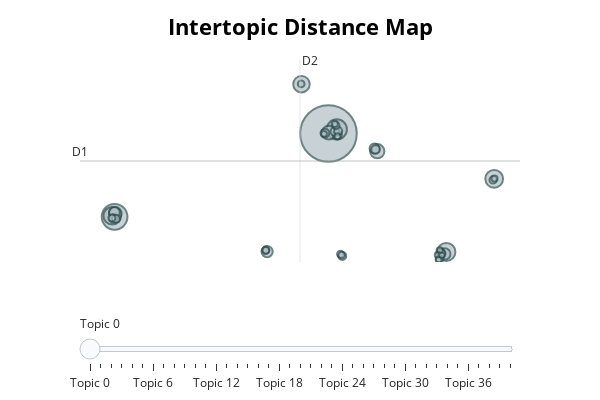

The notebook cell this image was saved under:
### Markdown cell above
## BERTopic: Visualize Topics

### Code cell
#| fig-align: center
fig = topic_model.visualize_topics()
fig.update_layout(width=600, height=400)
fig.show()

### Figure 1 — Plotly figure (JSON) as saved in the notebook; plotly's stock layout.template omitted (floating-point values rounded to 4 significant figures)
{"data": [{"customdata": [[0, "he | the | in | to | that", 911], [1, "the | to | of | space | and", 188], [2, "for | and | data | ftp | available", 115], [3, "the | points | den | is | of", 93], [4, "3d | for | graphics | to | you", 90], [5, "the | sky | of | to | that", 88], [6, "hello | why |  |  | ", 77], [7, "xv | bit | colour | is | it", 58], [8, "you | your | my | that | fred", 54], [9, "hst | reboost | the | mission | to", 46], [10, "oort | cloud | the | grbs | distribution", 36], [11, "conference | int | nok | opcols | oprows", 36], [12, "oxygen | the | to | of | in", 33], [13, "card | vesa | genoa | drivers | driver", 28], [14, "propulsion | space | of | and | fusion", 23], [15, "question | 42 | tea | number | answer", 22], [16, "group | groups | newsgroup | aspects | liefting", 22], [17, "mode | vesa | modes | vga | memory", 21], [18, "gif | format | files | program | converts", 21], [19, "that | was | and | but | upgrade", 20], [20, "venus | space | the | of | and", 19], [21, "spacecraft | command | noop | hga | timer", 18], [22, "menu | pressing | bits | program | image", 18], [23, "sail | solar | pluto | mission | to", 18], [24, "dxf | iff | format | iges | autocad", 16], [25, "constant | mass | km | velocity | radius", 15], [26, "phigs | graphics | visualization | computer | will", 15], [27, "hacker | hackers | who | ethic | to", 14], [28, "space | astronaut | and | nasa | candidates", 14], [29, "software | process | level | shuttle | wingert", 13], [30, "probe | april | the | spacecraft | was", 13], [31, "why | of |  |  | ", 13], [32, "gehrels | comet | spherical | and | for", 13], [33, "wings | aircraft | supersonic | pat | sweep", 11], [34, "cview | temp | file | it | floppy", 11], [35, "tiff | complexity | spec | that | to", 11], [36, "food | taste | transmutations | biological | sticks", 11], [37, "accessbus | protocol | to | list | devices", 11], [38, "corel | trace | tracing | ive | streamline", 10], [39, "format | formats | standards | mpeg | ccmail", 10], [40, "circumference | wk | grows | 18084tmibmclmsuedu | mcwilliams", 10]], "hovertemplate": "<b>Topic %{customdata[0]}</b><br>%{customdata[1]}<br>Size: %{customdata[2]}", "legendgroup": "", "marker": {"color": "#B0BEC5", "line": {"color": "DarkSlateGrey", "width": 2}, "size": [911, 188, 115, 93, 90, 88, 77, 58, 54, 46, 36, 36, 33, 28, 23, 22, 22, 21, 21, 20, 19, 18, 18, 18, 16, 15, 15, 14, 14, 13, 13, 13, 13, 11, 11, 11, 11, 11, 10, 10, 10], "sizemode": "area", "sizeref": 0.5694, "symbol": "circle"}, "mode": "markers", "name": "", "orientation": "v", "showlegend": false, "type": "scatter", "x": [0.4976, -27.04, 1.575, 15.68, 21.84, -27.34, -2.979, 6.784, 0.5396, -26.95, -7.401, 15.49, -27.06, 6.431, 1.641, 0.04509, 1.334, 6.564, 14.94, -27.19, 1.745, 2.281, 15.06, -26.87, 14.82, -7.581, 21.7, -27.39, 1.475, 2.042, 2.196, -3.014, -7.563, 1.31, 14.84, 14.59, 1.651, 21.88, 15.08, 14.69, -0.08017], "xaxis": "x", "y": [13.94, 3.39, 14.46, -1.054, 8.199, 3.531, 20.18, 11.7, 14.04, 3.823, -1.011, -1.312, 3.961, 12.05, 13.77, 13.99, 14.17, 11.92, -1.175, 3.174, 14.25, -1.556, -1.251, 3.147, -1.927, -0.8314, 8.056, 3.241, 14.94, -1.318, -1.472, 20.21, -0.8491, 15.15, -0.8524, -1.442, 13.58, 8.241, -1.485, -2.024, 13.9], "yaxis": "y"}], "layout": {"annotations": [{"showarrow": false, "text": "D1", "x": -31.5, "y": 10.46, "yshift": 10}, {"showarrow": false, "text": "D2", "x": -3.167, "xshift": 10, "y": 23.25}], "height": 400, "hoverlabel": {"bgcolor": "white", "font": {"family": "Rockwell", "size": 16}}, "legend": {"itemsizing": "constant", "tracegroupgap": 0}, "margin": {"t": 60}, "shapes": [{"line": {"color": "#CFD8DC", "width": 2}, "type": "line", "x0": -3.167, "x1": -3.167, "y0": -2.328, "y1": 23.25}, {"line": {"color": "#9E9E9E", "width": 2}, "type": "line", "x0": -31.5, "x1": 25.16, "y0": 10.46, "y1": 10.46}], "sliders": [{"active": 0, "pad": {"t": 50}, "steps": [{"args": [{"marker.color": [["red", "#B0BEC5", "#B0BEC5", "#B0BEC5", "#B0BEC5", "#B0BEC5", "#B0BEC5", "#B0BEC5", "#B0BEC5", "#B0BEC5", "#B0BEC5", "#B0BEC5", "#B0BEC5", "#B0BEC5", "#B0BEC5", "#B0BEC5", "#B0BEC5", "#B0BEC5", "#B0BEC5", "#B0BEC5", "#B0BEC5", "#B0BEC5", "#B0BEC5", "#B0BEC5", "#B0BEC5", "#B0BEC5", "#B0BEC5", "#B0BEC5", "#B0BEC5", "#B0BEC5", "#B0BEC5", "#B0BEC5", "#B0BEC5", "#B0BEC5", "#B0BEC5", "#B0BEC5", "#B0BEC5", "#B0BEC5", "#B0BEC5", "#B0BEC5", "#B0BEC5"]]}], "label": "Topic 0", "method": "update"}, {"args": [{"marker.color": [["#B0BEC5", "red", "#B0BEC5", "#B0BEC5", "#B0BEC5", "#B0BEC5", "#B0BEC5", "#B0BEC5", "#B0BEC5", "#B0BEC5", "#B0BEC5", "#B0BEC5", "#B0BEC5", "#B0BEC5", "#B0BEC5", "#B0BEC5", "#B0BEC5", "#B0BEC5", "#B0BEC5", "#B0BEC5", "#B0BEC5", "#B0BEC5", "#B0BEC5", "#B0BEC5", "#B0BEC5", "#B0BEC5", "#B0BEC5", "#B0BEC5", "#B0BEC5", "#B0BEC5", "#B0BEC5", "#B0BEC5", "#B0BEC5", "#B0BEC5", "#B0BEC5", "#B0BEC5", "#B0BEC5", "#B0BEC5", "#B0BEC5", "#B0BEC5", "#B0BEC5"]]}], "label": "Topic 1", "method": "update"}, {"args": [{"marker.color": [["#B0BEC5", "#B0BEC5", "red", "#B0BEC5", "#B0BEC5", "#B0BEC5", "#B0BEC5", "#B0BEC5", "#B0BEC5", "#B0BEC5", "#B0BEC5", "#B0BEC5", "#B0BEC5", "#B0BEC5", "#B0BEC5", "#B0BEC5", "#B0BEC5", "#B0BEC5", "#B0BEC5", "#B0BEC5", "#B0BEC5", "#B0BEC5", "#B0BEC5", "#B0BEC5", "#B0BEC5", "#B0BEC5", "#B0BEC5", "#B0BEC5", "#B0BEC5", "#B0BEC5", "#B0BEC5", "#B0BEC5", "#B0BEC5", "#B0BEC5", "#B0BEC5", "#B0BEC5", "#B0BEC5", "#B0BEC5", "#B0BEC5", "#B0BEC5", "#B0BEC5"]]}], "label": "Topic 2", "method": "update"}, {"args": [{"marker.color": [["#B0BEC5", "#B0BEC5", "#B0BEC5", "red", "#B0BEC5", "#B0BEC5", "#B0BEC5", "#B0BEC5", "#B0BEC5", "#B0BEC5", "#B0BEC5", "#B0BEC5", "#B0BEC5", "#B0BEC5", "#B0BEC5", "#B0BEC5", "#B0BEC5", "#B0BEC5", "#B0BEC5", "#B0BEC5", "#B0BEC5", "#B0BEC5", "#B0BEC5", "#B0BEC5", "#B0BEC5", "#B0BEC5", "#B0BEC5", "#B0BEC5", "#B0BEC5", "#B0BEC5", "#B0BEC5", "#B0BEC5", "#B0BEC5", "#B0BEC5", "#B0BEC5", "#B0BEC5", "#B0BEC5", "#B0BEC5", "#B0BEC5", "#B0BEC5", "#B0BEC5"]]}], "label": "Topic 3", "method": "update"}, {"args": [{"marker.color": [["#B0BEC5", "#B0BEC5", "#B0BEC5", "#B0BEC5", "red", "#B0BEC5", "#B0BEC5", "#B0BEC5", "#B0BEC5", "#B0BEC5", "#B0BEC5", "#B0BEC5", "#B0BEC5", "#B0BEC5", "#B0BEC5", "#B0BEC5", "#B0BEC5", "#B0BEC5", "#B0BEC5", "#B0BEC5", "#B0BEC5", "#B0BEC5", "#B0BEC5", "#B0BEC5", "#B0BEC5", "#B0BEC5", "#B0BEC5", "#B0BEC5", "#B0BEC5", "#B0BEC5", "#B0BEC5", "#B0BEC5", "#B0BEC5", "#B0BEC5", "#B0BEC5", "#B0BEC5", "#B0BEC5", "#B0BEC5", "#B0BEC5", "#B0BEC5", "#B0BEC5"]]}], "label": "Topic 4", "method": "update"}, {"args": [{"marker.color": [["#B0BEC5", "#B0BEC5", "#B0BEC5", "#B0BEC5", "#B0BEC5", "red", "#B0BEC5", "#B0BEC5", "#B0BEC5", "#B0BEC5", "#B0BEC5", "#B0BEC5", "#B0BEC5", "#B0BEC5", "#B0BEC5", "#B0BEC5", "#B0BEC5", "#B0BEC5", "#B0BEC5", "#B0BEC5", "#B0BEC5", "#B0BEC5", "#B0BEC5", "#B0BEC5", "#B0BEC5", "#B0BEC5", "#B0BEC5", "#B0BEC5", "#B0BEC5", "#B0BEC5", "#B0BEC5", "#B0BEC5", "#B0BEC5", "#B0BEC5", "#B0BEC5", "#B0BEC5", "#B0BEC5", "#B0BEC5", "#B0BEC5", "#B0BEC5", "#B0BEC5"]]}], "label": "Topic 5", "method": "update"}, {"args": [{"marker.color": [["#B0BEC5", "#B0BEC5", "#B0BEC5", "#B0BEC5", "#B0BEC5", "#B0BEC5", "red", "#B0BEC5", "#B0BEC5", "#B0BEC5", "#B0BEC5", "#B0BEC5", "#B0BEC5", "#B0BEC5", "#B0BEC5", "#B0BEC5", "#B0BEC5", "#B0BEC5", "#B0BEC5", "#B0BEC5", "#B0BEC5", "#B0BEC5", "#B0BEC5", "#B0BEC5", "#B0BEC5", "#B0BEC5", "#B0BEC5", "#B0BEC5", "#B0BEC5", "#B0BEC5", "#B0BEC5", "#B0BEC5", "#B0BEC5", "#B0BEC5", "#B0BEC5", "#B0BEC5", "#B0BEC5", "#B0BEC5", "#B0BEC5", "#B0BEC5", "#B0BEC5"]]}], "label": "Topic 6", "method": "update"}, {"args": [{"marker.color": [["#B0BEC5", "#B0BEC5", "#B0BEC5", "#B0BEC5", "#B0BEC5", "#B0BEC5", "#B0BEC5", "red", "#B0BEC5", "#B0BEC5", "#B0BEC5", "#B0BEC5", "#B0BEC5", "#B0BEC5", "#B0BEC5", "#B0BEC5", "#B0BEC5", "#B0BEC5", "#B0BEC5", "#B0BEC5", "#B0BEC5", "#B0BEC5", "#B0BEC5", "#B0BEC5", "#B0BEC5", "#B0BEC5", "#B0BEC5", "#B0BEC5", "#B0BEC5", "#B0BEC5", "#B0BEC5", "#B0BEC5", "#B0BEC5", "#B0BEC5", "#B0BEC5", "#B0BEC5", "#B0BEC5", "#B0BEC5", "#B0BEC5", "#B0BEC5", "#B0BEC5"]]}], "label": "Topic 7", "method": "update"}, {"args": [{"marker.color": [["#B0BEC5", "#B0BEC5", "#B0BEC5", "#B0BEC5", "#B0BEC5", "#B0BEC5", "#B0BEC5", "#B0BEC5", "red", "#B0BEC5", "#B0BEC5", "#B0BEC5", "#B0BEC5", "#B0BEC5", "#B0BEC5", "#B0BEC5", "#B0BEC5", "#B0BEC5", "#B0BEC5", "#B0BEC5", "#B0BEC5", "#B0BEC5", "#B0BEC5", "#B0BEC5", "#B0BEC5", "#B0BEC5", "#B0BEC5", "#B0BEC5", "#B0BEC5", "#B0BEC5", "#B0BEC5", "#B0BEC5", "#B0BEC5", "#B0BEC5", "#B0BEC5", "#B0BEC5", "#B0BEC5", "#B0BEC5", "#B0BEC5", "#B0BEC5", "#B0BEC5"]]}], "label": "Topic 8", "method": "update"}, {"args": [{"marker.color": [["#B0BEC5", "#B0BEC5", "#B0BEC5", "#B0BEC5", "#B0BEC5", "#B0BEC5", "#B0BEC5", "#B0BEC5", "#B0BEC5", "red", "#B0BEC5", "#B0BEC5", "#B0BEC5", "#B0BEC5", "#B0BEC5", "#B0BEC5", "#B0BEC5", "#B0BEC5", "#B0BEC5", "#B0BEC5", "#B0BEC5", "#B0BEC5", "#B0BEC5", "#B0BEC5", "#B0BEC5", "#B0BEC5", "#B0BEC5", "#B0BEC5", "#B0BEC5", "#B0BEC5", "#B0BEC5", "#B0BEC5", "#B0BEC5", "#B0BEC5", "#B0BEC5", "#B0BEC5", "#B0BEC5", "#B0BEC5", "#B0BEC5", "#B0BEC5", "#B0BEC5"]]}], "label": "Topic 9", "method": "update"}, {"args": [{"marker.color": [["#B0BEC5", "#B0BEC5", "#B0BEC5", "#B0BEC5", "#B0BEC5", "#B0BEC5", "#B0BEC5", "#B0BEC5", "#B0BEC5", "#B0BEC5", "red", "#B0BEC5", "#B0BEC5", "#B0BEC5", "#B0BEC5", "#B0BEC5", "#B0BEC5", "#B0BEC5", "#B0BEC5", "#B0BEC5", "#B0BEC5", "#B0BEC5", "#B0BEC5", "#B0BEC5", "#B0BEC5", "#B0BEC5", "#B0BEC5", "#B0BEC5", "#B0BEC5", "#B0BEC5", "#B0BEC5", "#B0BEC5", "#B0BEC5", "#B0BEC5", "#B0BEC5", "#B0BEC5", "#B0BEC5", "#B0BEC5", "#B0BEC5", "#B0BEC5", "#B0BEC5"]]}], "label": "Topic 10", "method": "update"}, {"args": [{"marker.color": [["#B0BEC5", "#B0BEC5", "#B0BEC5", "#B0BEC5", "#B0BEC5", "#B0BEC5", "#B0BEC5", "#B0BEC5", "#B0BEC5", "#B0BEC5", "#B0BEC5", "red", "#B0BEC5", "#B0BEC5", "#B0BEC5", "#B0BEC5", "#B0BEC5", "#B0BEC5", "#B0BEC5", "#B0BEC5", "#B0BEC5", "#B0BEC5", "#B0BEC5", "#B0BEC5", "#B0BEC5", "#B0BEC5", "#B0BEC5", "#B0BEC5", "#B0BEC5", "#B0BEC5", "#B0BEC5", "#B0BEC5", "#B0BEC5", "#B0BEC5", "#B0BEC5", "#B0BEC5", "#B0BEC5", "#B0BEC5", "#B0BEC5", "#B0BEC5", "#B0BEC5"]]}], "label": "Topic 11", "method": "update"}, {"args": [{"marker.color": [["#B0BEC5", "#B0BEC5", "#B0BEC5", "#B0BEC5", "#B0BEC5", "#B0BEC5", "#B0BEC5", "#B0BEC5", "#B0BEC5", "#B0BEC5", "#B0BEC5", "#B0BEC5", "red", "#B0BEC5", "#B0BEC5", "#B0BEC5", "#B0BEC5", "#B0BEC5", "#B0BEC5", "#B0BEC5", "#B0BEC5", "#B0BEC5", "#B0BEC5", "#B0BEC5", "#B0BEC5", "#B0BEC5", "#B0BEC5", "#B0BEC5", "#B0BEC5", "#B0BEC5", "#B0BEC5", "#B0BEC5", "#B0BEC5", "#B0BEC5", "#B0BEC5", "#B0BEC5", "#B0BEC5", "#B0BEC5", "#B0BEC5", "#B0BEC5", "#B0BEC5"]]}], "label": "Topic 12", "method": "update"}, {"args": [{"marker.color": [["#B0BEC5", "#B0BEC5", "#B0BEC5", "#B0BEC5", "#B0BEC5", "#B0BEC5", "#B0BEC5", "#B0BEC5", "#B0BEC5", "#B0BEC5", "#B0BEC5", "#B0BEC5", "#B0BEC5", "red", "#B0BEC5", "#B0BEC5", "#B0BEC5", "#B0BEC5", "#B0BEC5", "#B0BEC5", "#B0BEC5", "#B0BEC5", "#B0BEC5", "#B0BEC5", "#B0BEC5", "#B0BEC5", "#B0BEC5", "#B0BEC5", "#B0BEC5", "#B0BEC5", "#B0BEC5", "#B0BEC5", "#B0BEC5", "#B0BEC5", "#B0BEC5", "#B0BEC5", "#B0BEC5", "#B0BEC5", "#B0BEC5", "#B0BEC5", "#B0BEC5"]]}], "label": "Topic 13", "method": "update"}, {"args": [{"marker.color": [["#B0BEC5", "#B0BEC5", "#B0BEC5", "#B0BEC5", "#B0BEC5", "#B0BEC5", "#B0BEC5", "#B0BEC5", "#B0BEC5", "#B0BEC5", "#B0BEC5", "#B0BEC5", "#B0BEC5", "#B0BEC5", "red", "#B0BEC5", "#B0BEC5", "#B0BEC5", "#B0BEC5", "#B0BEC5", "#B0BEC5", "#B0BEC5", "#B0BEC5", "#B0BEC5", "#B0BEC5", "#B0BEC5", "#B0BEC5", "#B0BEC5", "#B0BEC5", "#B0BEC5", "#B0BEC5", "#B0BEC5", "#B0BEC5", "#B0BEC5", "#B0BEC5", "#B0BEC5", "#B0BEC5", "#B0BEC5", "#B0BEC5", "#B0BEC5", "#B0BEC5"]]}], "label": "Topic 14", "method": "update"}, {"args": [{"marker.color": [["#B0BEC5", "#B0BEC5", "#B0BEC5", "#B0BEC5", "#B0BEC5", "#B0BEC5", "#B0BEC5", "#B0BEC5", "#B0BEC5", "#B0BEC5", "#B0BEC5", "#B0BEC5", "#B0BEC5", "#B0BEC5", "#B0BEC5", "red", "#B0BEC5", "#B0BEC5", "#B0BEC5", "#B0BEC5", "#B0BEC5", "#B0BEC5", "#B0BEC5", "#B0BEC5", "#B0BEC5", "#B0BEC5", "#B0BEC5", "#B0BEC5", "#B0BEC5", "#B0BEC5", "#B0BEC5", "#B0BEC5", "#B0BEC5", "#B0BEC5", "#B0BEC5", "#B0BEC5", "#B0BEC5", "#B0BEC5", "#B0BEC5", "#B0BEC5", "#B0BEC5"]]}], "label": "Topic 15", "method": "update"}, {"args": [{"marker.color": [["#B0BEC5", "#B0BEC5", "#B0BEC5", "#B0BEC5", "#B0BEC5", "#B0BEC5", "#B0BEC5", "#B0BEC5", "#B0BEC5", "#B0BEC5", "#B0BEC5", "#B0BEC5", "#B0BEC5", "#B0BEC5", "#B0BEC5", "#B0BEC5", "red", "#B0BEC5", "#B0BEC5", "#B0BEC5", "#B0BEC5", "#B0BEC5", "#B0BEC5", "#B0BEC5", "#B0BEC5", "#B0BEC5", "#B0BEC5", "#B0BEC5", "#B0BEC5", "#B0BEC5", "#B0BEC5", "#B0BEC5", "#B0BEC5", "#B0BEC5", "#B0BEC5", "#B0BEC5", "#B0BEC5", "#B0BEC5", "#B0BEC5", "#B0BEC5", "#B0BEC5"]]}], "label": "Topic 16", "method": "update"}, {"args": [{"marker.color": [["#B0BEC5", "#B0BEC5", "#B0BEC5", "#B0BEC5", "#B0BEC5", "#B0BEC5", "#B0BEC5", "#B0BEC5", "#B0BEC5", "#B0BEC5", "#B0BEC5", "#B0BEC5", "#B0BEC5", "#B0BEC5", "#B0BEC5", "#B0BEC5", "#B0BEC5", "red", "#B0BEC5", "#B0BEC5", "#B0BEC5", "#B0BEC5", "#B0BEC5", "#B0BEC5", "#B0BEC5", "#B0BEC5", "#B0BEC5", "#B0BEC5", "#B0BEC5", "#B0BEC5", "#B0BEC5", "#B0BEC5", "#B0BEC5", "#B0BEC5", "#B0BEC5", "#B0BEC5", "#B0BEC5", "#B0BEC5", "#B0BEC5", "#B0BEC5", "#B0BEC5"]]}], "label": "Topic 17", "method": "update"}, {"args": [{"marker.color": [["#B0BEC5", "#B0BEC5", "#B0BEC5", "#B0BEC5", "#B0BEC5", "#B0BEC5", "#B0BEC5", "#B0BEC5", "#B0BEC5", "#B0BEC5", "#B0BEC5", "#B0BEC5", "#B0BEC5", "#B0BEC5", "#B0BEC5", "#B0BEC5", "#B0BEC5", "#B0BEC5", "red", "#B0BEC5", "#B0BEC5", "#B0BEC5", "#B0BEC5", "#B0BEC5", "#B0BEC5", "#B0BEC5", "#B0BEC5", "#B0BEC5", "#B0BEC5", "#B0BEC5", "#B0BEC5", "#B0BEC5", "#B0BEC5", "#B0BEC5", "#B0BEC5", "#B0BEC5", "#B0BEC5", "#B0BEC5", "#B0BEC5", "#B0BEC5", "#B0BEC5"]]}], "label": "Topic 18", "method": "update"}, {"args": [{"marker.color": [["#B0BEC5", "#B0BEC5", "#B0BEC5", "#B0BEC5", "#B0BEC5", "#B0BEC5", "#B0BEC5", "#B0BEC5", "#B0BEC5", "#B0BEC5", "#B0BEC5", "#B0BEC5", "#B0BEC5", "#B0BEC5", "#B0BEC5", "#B0BEC5", "#B0BEC5", "#B0BEC5", "#B0BEC5", "red", "#B0BEC5", "#B0BEC5", "#B0BEC5", "#B0BEC5", "#B0BEC5", "#B0BEC5", "#B0BEC5", "#B0BEC5", "#B0BEC5", "#B0BEC5", "#B0BEC5", "#B0BEC5", "#B0BEC5", "#B0BEC5", "#B0BEC5", "#B0BEC5", "#B0BEC5", "#B0BEC5", "#B0BEC5", "#B0BEC5", "#B0BEC5"]]}], "label": "Topic 19", "method": "update"}, {"args": [{"marker.color": [["#B0BEC5", "#B0BEC5", "#B0BEC5", "#B0BEC5", "#B0BEC5", "#B0BEC5", "#B0BEC5", "#B0BEC5", "#B0BEC5", "#B0BEC5", "#B0BEC5", "#B0BEC5", "#B0BEC5", "#B0BEC5", "#B0BEC5", "#B0BEC5", "#B0BEC5", "#B0BEC5", "#B0BEC5", "#B0BEC5", "red", "#B0BEC5", "#B0BEC5", "#B0BEC5", "#B0BEC5", "#B0BEC5", "#B0BEC5", "#B0BEC5", "#B0BEC5", "#B0BEC5", "#B0BEC5", "#B0BEC5", "#B0BEC5", "#B0BEC5", "#B0BEC5", "#B0BEC5", "#B0BEC5", "#B0BEC5", "#B0BEC5", "#B0BEC5", "#B0BEC5"]]}], "label": "Topic 20", "method": "update"}, {"args": [{"marker.color": [["#B0BEC5", "#B0BEC5", "#B0BEC5", "#B0BEC5", "#B0BEC5", "#B0BEC5", "#B0BEC5", "#B0BEC5", "#B0BEC5", "#B0BEC5", "#B0BEC5", "#B0BEC5", "#B0BEC5", "#B0BEC5", "#B0BEC5", "#B0BEC5", "#B0BEC5", "#B0BEC5", "#B0BEC5", "#B0BEC5", "#B0BEC5", "red", "#B0BEC5", "#B0BEC5", "#B0BEC5", "#B0BEC5", "#B0BEC5", "#B0BEC5", "#B0BEC5", "#B0BEC5", "#B0BEC5", "#B0BEC5", "#B0BEC5", "#B0BEC5", "#B0BEC5", "#B0BEC5", "#B0BEC5", "#B0BEC5", "#B0BEC5", "#B0BEC5", "#B0BEC5"]]}], "label": "Topic 21", "method": "update"}, {"args": [{"marker.color": [["#B0BEC5", "#B0BEC5", "#B0BEC5", "#B0BEC5", "#B0BEC5", "#B0BEC5", "#B0BEC5", "#B0BEC5", "#B0BEC5", "#B0BEC5", "#B0BEC5", "#B0BEC5", "#B0BEC5", "#B0BEC5", "#B0BEC5", "#B0BEC5", "#B0BEC5", "#B0BEC5", "#B0BEC5", "#B0BEC5", "#B0BEC5", "#B0BEC5", "red", "#B0BEC5", "#B0BEC5", "#B0BEC5", "#B0BEC5", "#B0BEC5", "#B0BEC5", "#B0BEC5", "#B0BEC5", "#B0BEC5", "#B0BEC5", "#B0BEC5", "#B0BEC5", "#B0BEC5", "#B0BEC5", "#B0BEC5", "#B0BEC5", "#B0BEC5", "#B0BEC5"]]}], "label": "Topic 22", "method": "update"}, {"args": [{"marker.color": [["#B0BEC5", "#B0BEC5", "#B0BEC5", "#B0BEC5", "#B0BEC5", "#B0BEC5", "#B0BEC5", "#B0BEC5", "#B0BEC5", "#B0BEC5", "#B0BEC5", "#B0BEC5", "#B0BEC5", "#B0BEC5", "#B0BEC5", "#B0BEC5", "#B0BEC5", "#B0BEC5", "#B0BEC5", "#B0BEC5", "#B0BEC5", "#B0BEC5", "#B0BEC5", "red", "#B0BEC5", "#B0BEC5", "#B0BEC5", "#B0BEC5", "#B0BEC5", "#B0BEC5", "#B0BEC5", "#B0BEC5", "#B0BEC5", "#B0BEC5", "#B0BEC5", "#B0BEC5", "#B0BEC5", "#B0BEC5", "#B0BEC5", "#B0BEC5", "#B0BEC5"]]}], "label": "Topic 23", "method": "update"}, {"args": [{"marker.color": [["#B0BEC5", "#B0BEC5", "#B0BEC5", "#B0BEC5", "#B0BEC5", "#B0BEC5", "#B0BEC5", "#B0BEC5", "#B0BEC5", "#B0BEC5", "#B0BEC5", "#B0BEC5", "#B0BEC5", "#B0BEC5", "#B0BEC5", "#B0BEC5", "#B0BEC5", "#B0BEC5", "#B0BEC5", "#B0BEC5", "#B0BEC5", "#B0BEC5", "#B0BEC5", "#B0BEC5", "red", "#B0BEC5", "#B0BEC5", "#B0BEC5", "#B0BEC5", "#B0BEC5", "#B0BEC5", "#B0BEC5", "#B0BEC5", "#B0BEC5", "#B0BEC5", "#B0BEC5", "#B0BEC5", "#B0BEC5", "#B0BEC5", "#B0BEC5", "#B0BEC5"]]}], "label": "Topic 24", "method": "update"}, {"args": [{"marker.color": [["#B0BEC5", "#B0BEC5", "#B0BEC5", "#B0BEC5", "#B0BEC5", "#B0BEC5", "#B0BEC5", "#B0BEC5", "#B0BEC5", "#B0BEC5", "#B0BEC5", "#B0BEC5", "#B0BEC5", "#B0BEC5", "#B0BEC5", "#B0BEC5", "#B0BEC5", "#B0BEC5", "#B0BEC5", "#B0BEC5", "#B0BEC5", "#B0BEC5", "#B0BEC5", "#B0BEC5", "#B0BEC5", "red", "#B0BEC5", "#B0BEC5", "#B0BEC5", "#B0BEC5", "#B0BEC5", "#B0BEC5", "#B0BEC5", "#B0BEC5", "#B0BEC5", "#B0BEC5", "#B0BEC5", "#B0BEC5", "#B0BEC5", "#B0BEC5", "#B0BEC5"]]}], "label": "Topic 25", "method": "update"}, {"args": [{"marker.color": [["#B0BEC5", "#B0BEC5", "#B0BEC5", "#B0BEC5", "#B0BEC5", "#B0BEC5", "#B0BEC5", "#B0BEC5", "#B0BEC5", "#B0BEC5", "#B0BEC5", "#B0BEC5", "#B0BEC5", "#B0BEC5", "#B0BEC5", "#B0BEC5", "#B0BEC5", "#B0BEC5", "#B0BEC5", "#B0BEC5", "#B0BEC5", "#B0BEC5", "#B0BEC5", "#B0BEC5", "#B0BEC5", "#B0BEC5", "red", "#B0BEC5", "#B0BEC5", "#B0BEC5", "#B0BEC5", "#B0BEC5", "#B0BEC5", "#B0BEC5", "#B0BEC5", "#B0BEC5", "#B0BEC5", "#B0BEC5", "#B0BEC5", "#B0BEC5", "#B0BEC5"]]}], "label": "Topic 26", "method": "update"}, {"args": [{"marker.color": [["#B0BEC5", "#B0BEC5", "#B0BEC5", "#B0BEC5", "#B0BEC5", "#B0BEC5", "#B0BEC5", "#B0BEC5", "#B0BEC5", "#B0BEC5", "#B0BEC5", "#B0BEC5", "#B0BEC5", "#B0BEC5", "#B0BEC5", "#B0BEC5", "#B0BEC5", "#B0BEC5", "#B0BEC5", "#B0BEC5", "#B0BEC5", "#B0BEC5", "#B0BEC5", "#B0BEC5", "#B0BEC5", "#B0BEC5", "#B0BEC5", "red", "#B0BEC5", "#B0BEC5", "#B0BEC5", "#B0BEC5", "#B0BEC5", "#B0BEC5", "#B0BEC5", "#B0BEC5", "#B0BEC5", "#B0BEC5", "#B0BEC5", "#B0BEC5", "#B0BEC5"]]}], "label": "Topic 27", "method": "update"}, {"args": [{"marker.color": [["#B0BEC5", "#B0BEC5", "#B0BEC5", "#B0BEC5", "#B0BEC5", "#B0BEC5", "#B0BEC5", "#B0BEC5", "#B0BEC5", "#B0BEC5", "#B0BEC5", "#B0BEC5", "#B0BEC5", "#B0BEC5", "#B0BEC5", "#B0BEC5", "#B0BEC5", "#B0BEC5", "#B0BEC5", "#B0BEC5", "#B0BEC5", "#B0BEC5", "#B0BEC5", "#B0BEC5", "#B0BEC5", "#B0BEC5", "#B0BEC5", "#B0BEC5", "red", "#B0BEC5", "#B0BEC5", "#B0BEC5", "#B0BEC5", "#B0BEC5", "#B0BEC5", "#B0BEC5", "#B0BEC5", "#B0BEC5", "#B0BEC5", "#B0BEC5", "#B0BEC5"]]}], "label": "Topic 28", "method": "update"}, {"args": [{"marker.color": [["#B0BEC5", "#B0BEC5", "#B0BEC5", "#B0BEC5", "#B0BEC5", "#B0BEC5", "#B0BEC5", "#B0BEC5", "#B0BEC5", "#B0BEC5", "#B0BEC5", "#B0BEC5", "#B0BEC5", "#B0BEC5", "#B0BEC5", "#B0BEC5", "#B0BEC5", "#B0BEC5", "#B0BEC5", "#B0BEC5", "#B0BEC5", "#B0BEC5", "#B0BEC5", "#B0BEC5", "#B0BEC5", "#B0BEC5", "#B0BEC5", "#B0BEC5", "#B0BEC5", "red", "#B0BEC5", "#B0BEC5", "#B0BEC5", "#B0BEC5", "#B0BEC5", "#B0BEC5", "#B0BEC5", "#B0BEC5", "#B0BEC5", "#B0BEC5", "#B0BEC5"]]}], "label": "Topic 29", "method": "update"}, {"args": [{"marker.color": [["#B0BEC5", "#B0BEC5", "#B0BEC5", "#B0BEC5", "#B0BEC5", "#B0BEC5", "#B0BEC5", "#B0BEC5", "#B0BEC5", "#B0BEC5", "#B0BEC5", "#B0BEC5", "#B0BEC5", "#B0BEC5", "#B0BEC5", "#B0BEC5", "#B0BEC5", "#B0BEC5", "#B0BEC5", "#B0BEC5", "#B0BEC5", "#B0BEC5", "#B0BEC5", "#B0BEC5", "#B0BEC5", "#B0BEC5", "#B0BEC5", "#B0BEC5", "#B0BEC5", "#B0BEC5", "red", "#B0BEC5", "#B0BEC5", "#B0BEC5", "#B0BEC5", "#B0BEC5", "#B0BEC5", "#B0BEC5", "#B0BEC5", "#B0BEC5", "#B0BEC5"]]}], "label": "Topic 30", "method": "update"}, {"args": [{"marker.color": [["#B0BEC5", "#B0BEC5", "#B0BEC5", "#B0BEC5", "#B0BEC5", "#B0BEC5", "#B0BEC5", "#B0BEC5", "#B0BEC5", "#B0BEC5", "#B0BEC5", "#B0BEC5", "#B0BEC5", "#B0BEC5", "#B0BEC5", "#B0BEC5", "#B0BEC5", "#B0BEC5", "#B0BEC5", "#B0BEC5", "#B0BEC5", "#B0BEC5", "#B0BEC5", "#B0BEC5", "#B0BEC5", "#B0BEC5", "#B0BEC5", "#B0BEC5", "#B0BEC5", "#B0BEC5", "#B0BEC5", "red", "#B0BEC5", "#B0BEC5", "#B0BEC5", "#B0BEC5", "#B0BEC5", "#B0BEC5", "#B0BEC5", "#B0BEC5", "#B0BEC5"]]}], "label": "Topic 31", "method": "update"}, {"args": [{"marker.color": [["#B0BEC5", "#B0BEC5", "#B0BEC5", "#B0BEC5", "#B0BEC5", "#B0BEC5", "#B0BEC5", "#B0BEC5", "#B0BEC5", "#B0BEC5", "#B0BEC5", "#B0BEC5", "#B0BEC5", "#B0BEC5", "#B0BEC5", "#B0BEC5", "#B0BEC5", "#B0BEC5", "#B0BEC5", "#B0BEC5", "#B0BEC5", "#B0BEC5", "#B0BEC5", "#B0BEC5", "#B0BEC5", "#B0BEC5", "#B0BEC5", "#B0BEC5", "#B0BEC5", "#B0BEC5", "#B0BEC5", "#B0BEC5", "red", "#B0BEC5", "#B0BEC5", "#B0BEC5", "#B0BEC5", "#B0BEC5", "#B0BEC5", "#B0BEC5", "#B0BEC5"]]}], "label": "Topic 32", "method": "update"}, {"args": [{"marker.color": [["#B0BEC5", "#B0BEC5", "#B0BEC5", "#B0BEC5", "#B0BEC5", "#B0BEC5", "#B0BEC5", "#B0BEC5", "#B0BEC5", "#B0BEC5", "#B0BEC5", "#B0BEC5", "#B0BEC5", "#B0BEC5", "#B0BEC5", "#B0BEC5", "#B0BEC5", "#B0BEC5", "#B0BEC5", "#B0BEC5", "#B0BEC5", "#B0BEC5", "#B0BEC5", "#B0BEC5", "#B0BEC5", "#B0BEC5", "#B0BEC5", "#B0BEC5", "#B0BEC5", "#B0BEC5", "#B0BEC5", "#B0BEC5", "#B0BEC5", "red", "#B0BEC5", "#B0BEC5", "#B0BEC5", "#B0BEC5", "#B0BEC5", "#B0BEC5", "#B0BEC5"]]}], "label": "Topic 33", "method": "update"}, {"args": [{"marker.color": [["#B0BEC5", "#B0BEC5", "#B0BEC5", "#B0BEC5", "#B0BEC5", "#B0BEC5", "#B0BEC5", "#B0BEC5", "#B0BEC5", "#B0BEC5", "#B0BEC5", "#B0BEC5", "#B0BEC5", "#B0BEC5", "#B0BEC5", "#B0BEC5", "#B0BEC5", "#B0BEC5", "#B0BEC5", "#B0BEC5", "#B0BEC5", "#B0BEC5", "#B0BEC5", "#B0BEC5", "#B0BEC5", "#B0BEC5", "#B0BEC5", "#B0BEC5", "#B0BEC5", "#B0BEC5", "#B0BEC5", "#B0BEC5", "#B0BEC5", "#B0BEC5", "red", "#B0BEC5", "#B0BEC5", "#B0BEC5", "#B0BEC5", "#B0BEC5", "#B0BEC5"]]}], "label": "Topic 34", "method": "update"}, {"args": [{"marker.color": [["#B0BEC5", "#B0BEC5", "#B0BEC5", "#B0BEC5", "#B0BEC5", "#B0BEC5", "#B0BEC5", "#B0BEC5", "#B0BEC5", "#B0BEC5", "#B0BEC5", "#B0BEC5", "#B0BEC5", "#B0BEC5", "#B0BEC5", "#B0BEC5", "#B0BEC5", "#B0BEC5", "#B0BEC5", "#B0BEC5", "#B0BEC5", "#B0BEC5", "#B0BEC5", "#B0BEC5", "#B0BEC5", "#B0BEC5", "#B0BEC5", "#B0BEC5", "#B0BEC5", "#B0BEC5", "#B0BEC5", "#B0BEC5", "#B0BEC5", "#B0BEC5", "#B0BEC5", "red", "#B0BEC5", "#B0BEC5", "#B0BEC5", "#B0BEC5", "#B0BEC5"]]}], "label": "Topic 35", "method": "update"}, {"args": [{"marker.color": [["#B0BEC5", "#B0BEC5", "#B0BEC5", "#B0BEC5", "#B0BEC5", "#B0BEC5", "#B0BEC5", "#B0BEC5", "#B0BEC5", "#B0BEC5", "#B0BEC5", "#B0BEC5", "#B0BEC5", "#B0BEC5", "#B0BEC5", "#B0BEC5", "#B0BEC5", "#B0BEC5", "#B0BEC5", "#B0BEC5", "#B0BEC5", "#B0BEC5", "#B0BEC5", "#B0BEC5", "#B0BEC5", "#B0BEC5", "#B0BEC5", "#B0BEC5", "#B0BEC5", "#B0BEC5", "#B0BEC5", "#B0BEC5", "#B0BEC5", "#B0BEC5", "#B0BEC5", "#B0BEC5", "red", "#B0BEC5", "#B0BEC5", "#B0BEC5", "#B0BEC5"]]}], "label": "Topic 36", "method": "update"}, {"args": [{"marker.color": [["#B0BEC5", "#B0BEC5", "#B0BEC5", "#B0BEC5", "#B0BEC5", "#B0BEC5", "#B0BEC5", "#B0BEC5", "#B0BEC5", "#B0BEC5", "#B0BEC5", "#B0BEC5", "#B0BEC5", "#B0BEC5", "#B0BEC5", "#B0BEC5", "#B0BEC5", "#B0BEC5", "#B0BEC5", "#B0BEC5", "#B0BEC5", "#B0BEC5", "#B0BEC5", "#B0BEC5", "#B0BEC5", "#B0BEC5", "#B0BEC5", "#B0BEC5", "#B0BEC5", "#B0BEC5", "#B0BEC5", "#B0BEC5", "#B0BEC5", "#B0BEC5", "#B0BEC5", "#B0BEC5", "#B0BEC5", "red", "#B0BEC5", "#B0BEC5", "#B0BEC5"]]}], "label": "Topic 37", "method": "update"}, {"args": [{"marker.color": [["#B0BEC5", "#B0BEC5", "#B0BEC5", "#B0BEC5", "#B0BEC5", "#B0BEC5", "#B0BEC5", "#B0BEC5", "#B0BEC5", "#B0BEC5", "#B0BEC5", "#B0BEC5", "#B0BEC5", "#B0BEC5", "#B0BEC5", "#B0BEC5", "#B0BEC5", "#B0BEC5", "#B0BEC5", "#B0BEC5", "#B0BEC5", "#B0BEC5", "#B0BEC5", "#B0BEC5", "#B0BEC5", "#B0BEC5", "#B0BEC5", "#B0BEC5", "#B0BEC5", "#B0BEC5", "#B0BEC5", "#B0BEC5", "#B0BEC5", "#B0BEC5", "#B0BEC5", "#B0BEC5", "#B0BEC5", "#B0BEC5", "red", "#B0BEC5", "#B0BEC5"]]}], "label": "Topic 38", "method": "update"}, {"args": [{"marker.color": [["#B0BEC5", "#B0BEC5", "#B0BEC5", "#B0BEC5", "#B0BEC5", "#B0BEC5", "#B0BEC5", "#B0BEC5", "#B0BEC5", "#B0BEC5", "#B0BEC5", "#B0BEC5", "#B0BEC5", "#B0BEC5", "#B0BEC5", "#B0BEC5", "#B0BEC5", "#B0BEC5", "#B0BEC5", "#B0BEC5", "#B0BEC5", "#B0BEC5", "#B0BEC5", "#B0BEC5", "#B0BEC5", "#B0BEC5", "#B0BEC5", "#B0BEC5", "#B0BEC5", "#B0BEC5", "#B0BEC5", "#B0BEC5", "#B0BEC5", "#B0BEC5", "#B0BEC5", "#B0BEC5", "#B0BEC5", "#B0BEC5", "#B0BEC5", "red", "#B0BEC5"]]}], "label": "Topic 39", "method": "update"}, {"args": [{"marker.color": [["#B0BEC5", "#B0BEC5", "#B0BEC5", "#B0BEC5", "#B0BEC5", "#B0BEC5", "#B0BEC5", "#B0BEC5", "#B0BEC5", "#B0BEC5", "#B0BEC5", "#B0BEC5", "#B0BEC5", "#B0BEC5", "#B0BEC5", "#B0BEC5", "#B0BEC5", "#B0BEC5", "#B0BEC5", "#B0BEC5", "#B0BEC5", "#B0BEC5", "#B0BEC5", "#B0BEC5", "#B0BEC5", "#B0BEC5", "#B0BEC5", "#B0BEC5", "#B0BEC5", "#B0BEC5", "#B0BEC5", "#B0BEC5", "#B0BEC5", "#B0BEC5", "#B0BEC5", "#B0BEC5", "#B0BEC5", "#B0BEC5", "#B0BEC5", "#B0BEC5", "red"]]}], "label": "Topic 40", "method": "update"}]}], "title": {"font": {"color": "Black", "size": 22}, "text": "<b>Intertopic Distance Map</b>", "x": 0.5, "xanchor": "center", "y": 0.95, "yanchor": "top"}, "width": 600, "xaxis": {"anchor": "y", "domain": [0, 1], "range": [-31.5, 25.16], "title": {"text": ""}, "visible": false}, "yaxis": {"anchor": "x", "domain": [0, 1], "range": [-2.328, 23.25], "title": {"text": ""}, "visible": false}}}
